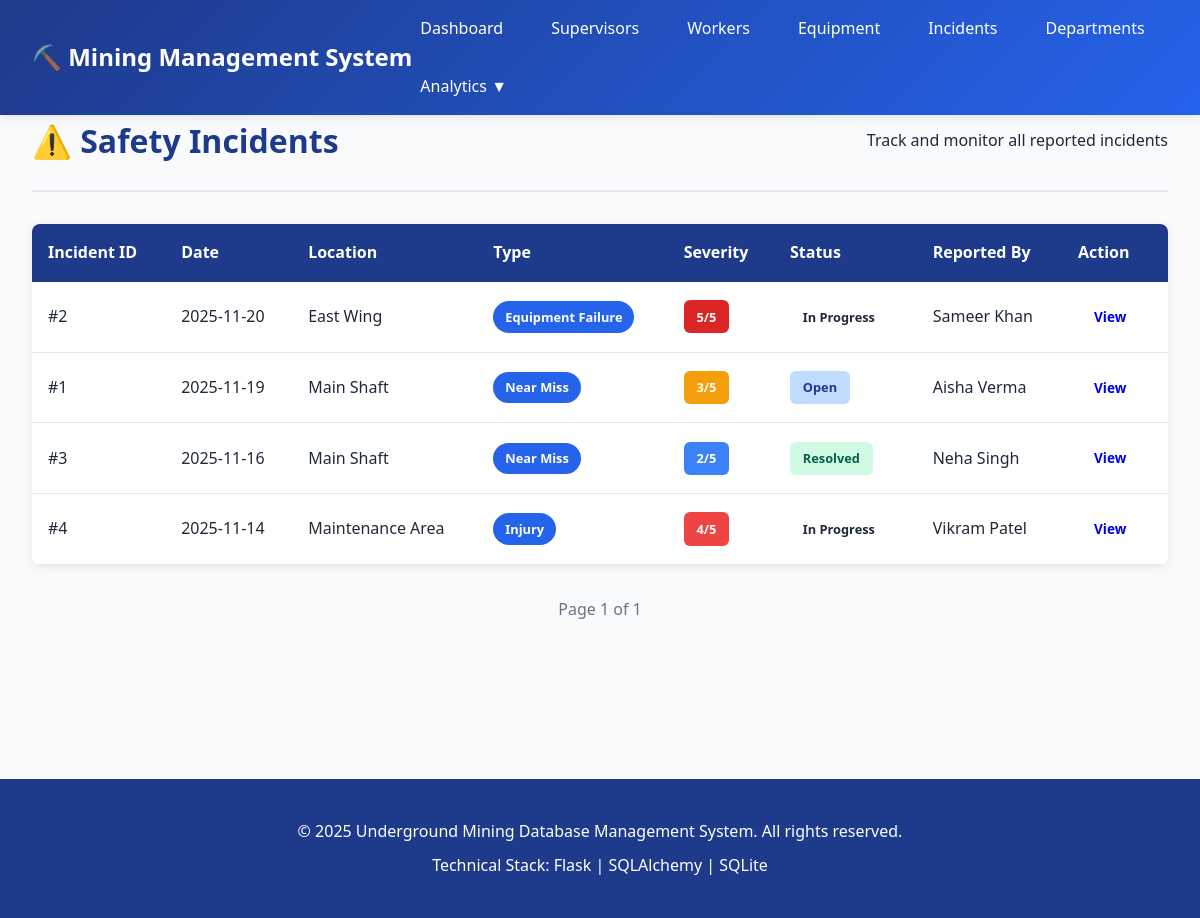
Page /incidents on the committed database.
### app.py (models this page shows)
class SafetyIncident(db.Model):
    __tablename__ = 'Safety_Incident'
    IncidentID = db.Column(db.Integer, primary_key=True, autoincrement=True)
    IncidentDate = db.Column(db.Date, nullable=False)
    Location = db.Column(db.String(50))
    Severity = db.Column(db.Integer)
    IncidentType = db.Column(db.String(50))
    Description = db.Column(db.String(400))
    ReportedBy = db.Column(db.Integer, db.ForeignKey('Worker.WorkerID'))
    InvestigationRequired = db.Column(db.String(1), default='N')
    ResolutionStatus = db.Column(db.String(20), default='Open')

class Worker(db.Model):
    __tablename__ = 'Worker'
    WorkerID = db.Column(db.Integer, primary_key=True, autoincrement=True)
    Name = db.Column(db.String(50), nullable=False)
    Age = db.Column(db.Integer)
    Role = db.Column(db.String(30))
    Contact = db.Column(db.String(20))
    S_ID = db.Column(db.Integer, db.ForeignKey('Supervisor.SupervisorID'))
    DepartmentID = db.Column(db.Integer, db.ForeignKey('Department.DepartmentID'))
    HireDate = db.Column(db.Date)
    Salary = db.Column(db.Float)
    EmploymentStatus = db.Column(db.String(20), default='Active')

### app.py (the view)
@app.route('/incidents')
@handle_errors
def incidents_list():
    page = request.args.get('page', 1, type=int)
    incidents = SafetyIncident.query.order_by(desc(SafetyIncident.IncidentDate)).paginate(page=page, per_page=10)
    return render_template('incidents.html', incidents=incidents.items, pagination=incidents)

### app.py (called while the page is built)
def handle_errors(f):
    @wraps(f)
    def decorated_function(*args, **kwargs):
        try:
            return f(*args, **kwargs)
        except Exception as e:
            print(f"Error: {str(e)}")
            print(traceback.format_exc())
            flash(f"Error: {str(e)}", "error")
            return redirect(url_for('index'))
    return decorated_function

@app.context_processor
def inject_helpers():
    def get_worker(worker_id):
        return Worker.query.get(worker_id) if worker_id else None
    def get_equipment(equip_id):
        return Equipment.query.get(equip_id) if equip_id else None
    return dict(get_worker=get_worker, get_equipment=get_equipment)

### templates/incidents.html (shortened to what this page needs)
{% extends "base.html" %}
{% block content %}
<div class="page-header">
    <h2>⚠️ Safety Incidents</h2>
    <p>Track and monitor all reported incidents</p>
</div>
{% if incidents %}
<table class="data-table">
    <thead>
        <tr>
            <th>Incident ID</th>
            <th>Date</th>
            <th>Location</th>
            <th>Type</th>
            <th>Severity</th>
            <th>Status</th>
            <th>Reported By</th>
            <th>Action</th>
        </tr>
    </thead>
    <tbody>
        {% for incident in incidents %}
        <tr>
            <td>#{{ incident.IncidentID }}</td>
            <td>{{ incident.IncidentDate.strftime('%Y-%m-%d') }}</td>
            <td>{{ incident.Location }}</td>
            <td><span class="badge">{{ incident.IncidentType }}</span></td>
            <td>
                <span class="severity-badge severity-{{ incident.Severity }}">
                    {{ incident.Severity }}/5
                </span>
            </td>
            <td><span class="status-badge status-{{ incident.ResolutionStatus|lower }}">{{ incident.ResolutionStatus }}</span></td>
            <td>
                {% if incident.ReportedBy %}
                    {% set reporter = get_worker(incident.ReportedBy) %}
                    {{ reporter.Name if reporter else 'Unknown' }}
                {% else %}
                    Unknown
                {% endif %}
            </td>
            <td><a href="{{ url_for('incident_detail', incident_id=incident.IncidentID) }}" class="btn btn-small">View</a></td>
        </tr>
        {% endfor %}
    </tbody>
</table>
<div class="pagination">
    <span class="pagination-info">Page {{ pagination.page }} of {{ pagination.pages }}</span>
</div>
{% else %}
<div class="empty-state">
    <p>No incidents recorded. <a href="{{ url_for('init_database') }}">Initialize database</a> to load sample data.</p>
</div>
{% endif %}
{% endblock %}

### static/css/style.css (style rules this page uses)
* { margin: 0; padding: 0; box-sizing: border-box; }
:root { --primary-color: #1e3a8a; --secondary-color: #2563eb; --success-color: #10b981; --warning-color: #f59e0b; --danger-color: #ef4444; --critical-color: #dc2626; --light-bg: #f9fafb; --border-color: #e5e7eb; --text-color: #1f2937; --text-light: #6b7280; }
body { font-family: 'Segoe UI', Tahoma, Geneva, Verdana, sans-serif; background-color: var(--light-bg); color: var(--text-color); line-height: 1.6; }
.btn { padding: 0.75rem 1.5rem; border: none; border-radius: 6px; cursor: pointer; text-decoration: none; font-weight: 600; transition: all 0.3s; display: inline-block; font-size: 0.95rem; }
.btn-small { padding: 0.5rem 1rem; font-size: 0.85rem; }
.page-header { display: flex; justify-content: space-between; align-items: center; margin-bottom: 2rem; padding-bottom: 1.5rem; border-bottom: 2px solid var(--border-color); }
.page-header h2 { font-size: 2rem; color: var(--primary-color); }
.data-table { width: 100%; border-collapse: collapse; background: white; border-radius: 8px; overflow: hidden; box-shadow: 0 2px 8px rgba(0,0,0,0.08); margin: 1.5rem 0; }
.data-table thead { background: var(--primary-color); color: white; }
.data-table th { padding: 1rem; text-align: left; font-weight: 600; }
.data-table td { padding: 1rem; border-bottom: 1px solid var(--border-color); }
.badge { display: inline-block; padding: 0.35rem 0.75rem; border-radius: 20px; font-size: 0.8rem; font-weight: 600; background: var(--secondary-color); color: white; white-space: nowrap; }
.status-badge { display: inline-block; padding: 0.4rem 0.8rem; border-radius: 6px; font-size: 0.8rem; font-weight: 600; white-space: nowrap; }
.status-open, .status-open { background: #bfdbfe; color: #1e3a8a; }
.status-resolved { background: #d1fae5; color: #065f46; }
.severity-badge { display: inline-block; padding: 0.4rem 0.8rem; border-radius: 6px; font-weight: 600; color: white; font-size: 0.8rem; }
.severity-2 { background: #3b82f6; }
.severity-3 { background: #f59e0b; }
.severity-4 { background: #ef4444; }
.severity-5 { background: #dc2626; }
.pagination { display: flex; justify-content: center; align-items: center; gap: 1rem; margin: 2rem 0; }
.pagination-info { color: var(--text-light); font-weight: 500; }

### rows in the picture
SafetyIncident: IncidentID "2", IncidentDate "2025-11-20", Location "East Wing", IncidentType "Equipment Failure", Severity "5", ResolutionStatus "In Progress"
Worker: Name "Sameer Khan"
SafetyIncident: IncidentID "1", IncidentDate "2025-11-19", Location "Main Shaft", IncidentType "Near Miss", Severity "3", ResolutionStatus "Open"
Worker: Name "Aisha Verma"
SafetyIncident: IncidentID "3", IncidentDate "2025-11-16", Location "Main Shaft", IncidentType "Near Miss", Severity "2", ResolutionStatus "Resolved"
Worker: Name "Neha Singh"
SafetyIncident: IncidentID "4", IncidentDate "2025-11-14", Location "Maintenance Area", IncidentType "Injury", Severity "4", ResolutionStatus "In Progress"
Worker: Name "Vikram Patel"

### other values in the picture
{{ pagination.page }} "1"
{{ pagination.pages }} "1"
